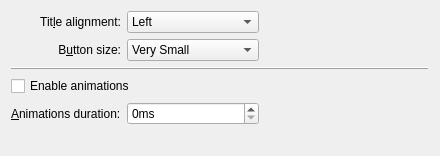
<?xml version="1.0" encoding="UTF-8"?>
<ui version="4.0">
 <class>BreezeConfigurationUI</class>
 <widget class="QWidget" name="BreezeConfigurationUI">
  <property name="geometry">
   <rect>
    <x>0</x>
    <y>0</y>
    <width>433</width>
    <height>156</height>
   </rect>
  </property>
  <property name="windowTitle">
   <string>Form</string>
  </property>
  <layout class="QGridLayout" name="gridLayout">
   <item row="1" column="1">
    <widget class="QComboBox" name="buttonSize">
     <item>
      <property name="text">
       <string comment="@item:inlistbox Button size:">Very Small</string>
      </property>
     </item>
     <item>
      <property name="text">
       <string comment="@item:inlistbox Button size:">Small</string>
      </property>
     </item>
     <item>
      <property name="text">
       <string comment="@item:inlistbox Button size:">Normal</string>
      </property>
     </item>
     <item>
      <property name="text">
       <string comment="@item:inlistbox Button size:">Large</string>
      </property>
     </item>
     <item>
      <property name="text">
       <string comment="@item:inlistbox Button size:">Very Large</string>
      </property>
     </item>
    </widget>
   </item>
   <item row="3" column="0" colspan="3">
    <widget class="QCheckBox" name="animationsEnabled">
     <property name="text">
      <string>Enable animations</string>
     </property>
    </widget>
   </item>
   <item row="0" column="1">
    <widget class="QComboBox" name="titleAlignment">
     <item>
      <property name="text">
       <string>Left</string>
      </property>
     </item>
     <item>
      <property name="text">
       <string>Center</string>
      </property>
     </item>
     <item>
      <property name="text">
       <string>Center (Full Width)</string>
      </property>
     </item>
     <item>
      <property name="text">
       <string>Right</string>
      </property>
     </item>
    </widget>
   </item>
   <item row="4" column="1">
    <widget class="QSpinBox" name="animationsDuration">
     <property name="suffix">
      <string>ms</string>
     </property>
     <property name="maximum">
      <number>500</number>
     </property>
    </widget>
   </item>
   <item row="0" column="0">
    <widget class="QLabel" name="label_3">
     <property name="text">
      <string>Tit&amp;le alignment:</string>
     </property>
     <property name="alignment">
      <set>Qt::AlignRight|Qt::AlignTrailing|Qt::AlignVCenter</set>
     </property>
     <property name="buddy">
      <cstring>titleAlignment</cstring>
     </property>
    </widget>
   </item>
   <item row="4" column="0">
    <widget class="QLabel" name="animationsDurationLabel">
     <property name="text">
      <string>&amp;Animations duration:</string>
     </property>
     <property name="buddy">
      <cstring>animationsDuration</cstring>
     </property>
    </widget>
   </item>
   <item row="2" column="0" colspan="3">
    <widget class="QFrame" name="frame">
     <property name="frameShape">
      <enum>QFrame::HLine</enum>
     </property>
     <property name="frameShadow">
      <enum>QFrame::Raised</enum>
     </property>
    </widget>
   </item>
   <item row="0" column="2">
    <spacer name="horizontalSpacer">
     <property name="orientation">
      <enum>Qt::Horizontal</enum>
     </property>
     <property name="sizeHint" stdset="0">
      <size>
       <width>187</width>
       <height>20</height>
      </size>
     </property>
    </spacer>
   </item>
   <item row="1" column="0">
    <widget class="QLabel" name="label_4">
     <property name="text">
      <string>B&amp;utton size:</string>
     </property>
     <property name="alignment">
      <set>Qt::AlignRight|Qt::AlignTrailing|Qt::AlignVCenter</set>
     </property>
     <property name="buddy">
      <cstring>buttonSize</cstring>
     </property>
    </widget>
   </item>
   <item row="5" column="0" colspan="3">
    <spacer name="verticalSpacer">
     <property name="orientation">
      <enum>Qt::Vertical</enum>
     </property>
     <property name="sizeHint" stdset="0">
      <size>
       <width>418</width>
       <height>4</height>
      </size>
     </property>
    </spacer>
   </item>
  </layout>
 </widget>
 <resources/>
 <connections/>
</ui>
